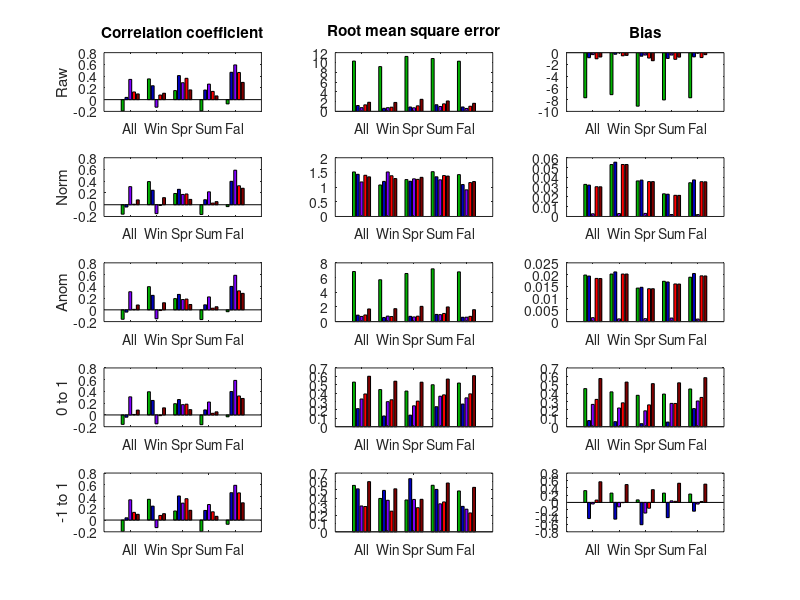

Source code (MATLAB):
% Calculate different skill metrics for each ESM
% log transform biomass
% uses SH shift

clear all
close all

%%
load('skill_scores_model_obsglm_clim_raw.mat')
rskill = skill;
clear skill
load('skill_scores_model_obsglm_clim_norm.mat')
nskill = skill;
clear skill
load('skill_scores_model_obsglm_clim_anom.mat')
askill = skill;
clear skill
load('skill_scores_model_obsglm_clim_01.mat')
zskill = skill;
clear skill
load('skill_scores_model_obsglm_clim_neg11.mat')
oskill = skill;
clear skill

%% Results
figp ='/Users/cpetrik/Dropbox/Princeton/Fish-MIP/CMIP6/driver_analysis/zmeso_figs/';
cm=[0 0.7 0;...   %g
    0 0 0.75;...  %b
    0.5 0 1;...   %purple
    1 0 0;...     %r
    0.5 0 0;...   %maroon
    0.35 0.35 0.35]; %grey
set(groot,'defaultAxesColorOrder',cm);

ctext = {'All','Win','Spr','Sum','Fal'};

% Bar graphs
f1 = figure('Units','inches','Position',[1 3 6.5 8]);
subplot(5,3,1)
bar(squeeze(rskill(1,:,:))')
title('Correlation coefficient')
ylabel('Raw')
set(gca,'XTickLabel',ctext)
subplot(5,3,2)
bar(squeeze(rskill(2,:,:))')
title('Root mean square error')
set(gca,'XTickLabel',ctext)
subplot(5,3,3)
bar(squeeze(rskill(11,:,:))')
title('Bias')
set(gca,'XTickLabel',ctext)

subplot(5,3,4)
bar(squeeze(nskill(1,:,:))')
ylabel('Norm')
set(gca,'XTickLabel',ctext)
subplot(5,3,5)
bar(squeeze(nskill(2,:,:))')
set(gca,'XTickLabel',ctext)
subplot(5,3,6)
bar(squeeze(nskill(11,:,:))')
set(gca,'XTickLabel',ctext)

subplot(5,3,7)
bar(squeeze(askill(1,:,:))')
ylabel('Anom')
set(gca,'XTickLabel',ctext)
subplot(5,3,8)
bar(squeeze(askill(2,:,:))')
set(gca,'XTickLabel',ctext)
subplot(5,3,9)
bar(squeeze(askill(11,:,:))')
set(gca,'XTickLabel',ctext)

subplot(5,3,10)
bar(squeeze(zskill(1,:,:))')
ylabel('0 to 1')
set(gca,'XTickLabel',ctext)
subplot(5,3,11)
bar(squeeze(zskill(2,:,:))')
set(gca,'XTickLabel',ctext)
subplot(5,3,12)
bar(squeeze(zskill(11,:,:))')
set(gca,'XTickLabel',ctext)

subplot(5,3,13)
bar(squeeze(oskill(1,:,:))')
ylabel('-1 to 1')
set(gca,'XTickLabel',ctext)
subplot(5,3,14)
bar(squeeze(oskill(2,:,:))')
set(gca,'XTickLabel',ctext)
subplot(5,3,15)
bar(squeeze(oskill(11,:,:))')
set(gca,'XTickLabel',ctext)
print('-dpng',[figp 'corr_rmse_bias_clims_200_obsglm_all_scales.png'])

